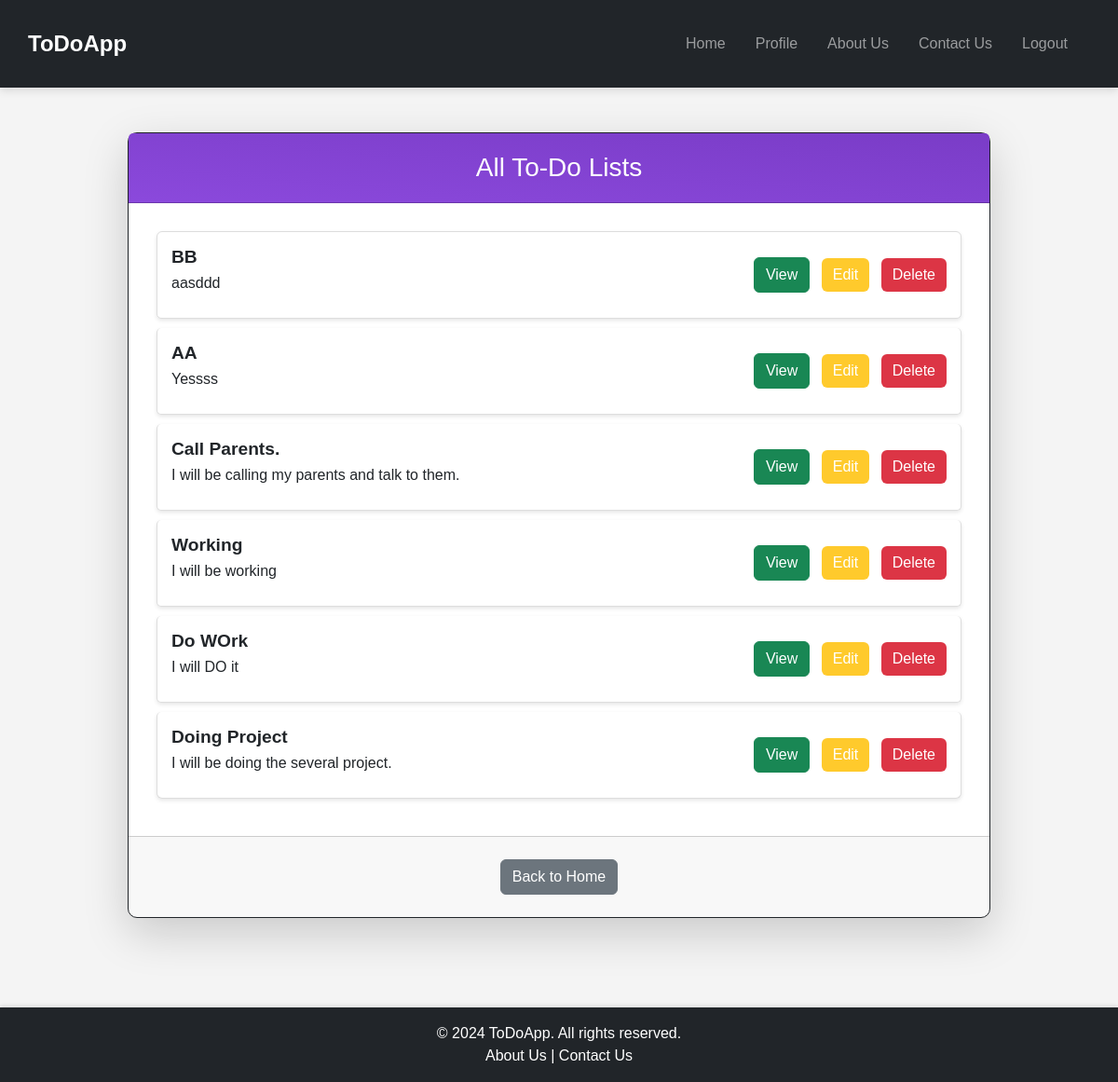
The app's page /todolist/ (signed in) with its own data.
### core/models.py (models this page shows, shortened)
class ToDoList(models.Model):
    title = models.CharField(max_length=200, blank=False, null=True, verbose_name="List Title:")
    description = models.TextField(blank=True, null=True, verbose_name="List Description")
    user = models.ForeignKey(User, on_delete=models.CASCADE, verbose_name="Owner")
    created_at = models.DateTimeField(default=timezone.now, verbose_name="Created At")

### core/views.py (the view)
# urls.py: path('todolist/',view_all_todolists, name='view_all_todolists'), # View All To-Do Lists: Displays all to-do lists for the authenticated user.
@login_required
def view_all_todolists(request):
    all_todolists = ToDoList.objects.filter(user=request.user).order_by('-created_at')
    paginator = Paginator(all_todolists, 10)  # Show 10 lists per page
    page_number = request.GET.get('page')
    page_obj = paginator.get_page(page_number)
    context = {
        'todo_lists': page_obj,
    }
    return render(request=request, template_name='ToDoApp/view_all_todolists.html', context=context)

### templates/ToDoApp/view_all_todolists.html (shortened to what this page needs)
{% extends 'ToDoApp/base.html' %}
{% load static %}
{% block head %}
<link rel="stylesheet" href="{% static 'css/view_all_todolists.css' %}">
{% endblock %}
{% block content %}
<div class="container mt-5 mb-5">
    <div class="row justify-content-center">
        <div class="col-md-10">
            <div class="card border-dark shadow-lg mb-5">
                <div class="card-header bg-primary text-white">
                    <h3 class="card-title mb-0 text-center">All To-Do Lists</h3>
                </div>
                <div class="card-body">
                    {% if todo_lists %}
                        <ul class="list-group">
                            {% for todo in todo_lists %}
                            <li class="list-group-item d-flex justify-content-between align-items-center">
                                <div>
                                    <h5>{{ todo.title }}</h5>
                                    <p>{{ todo.description }}</p>
                                </div>
                                <div>
                                    <a href="{% url 'view_all_tasks' pk=todo.pk %}" class="btn btn-success me-2">View</a>
                                    <a href="{% url 'update_todolist' todo.pk %}" class="btn btn-warning me-2">Edit</a>
                                    <a href="{% url 'delete_todolist' todo.pk %}" class="btn btn-danger" onclick="return confirm('Are you sure you want to delete this to-do list?');">Delete</a>
                                </div>
                            </li>
                            {% endfor %}
                        </ul>
                    {% else %}
                        <p class="text-center">No to-do lists found. Create one <a href="{% url 'create_todolist' %}">here</a>.</p>
                    {% endif %}
                </div>
                <div class="card-footer text-center py-4">
                    <a href="{% url 'home' %}" class="btn btn-secondary">Back to Home</a>
                </div>
            </div>
        </div>
    </div>
</div>
{% endblock %}

### static/css/style.css (style rules this page uses)
body { font-family: 'Segoe UI', Tahoma, Geneva, Verdana, sans-serif; margin: 0; display: flex; flex-direction: column; min-height: 100vh; }

### static/css/view_all_todolists.css (style rules this page uses)
* { box-sizing: border-box; margin: 0; padding: 0; }
body { font-family: 'Poppins', sans-serif; background-color: #f4f4f4; }
.card { background: #fff; border-radius: 10px; box-shadow: 0 4px 10px rgba(0, 0, 0, 0.1); }
.card-header { background-image: linear-gradient(to right top, #8b49dc, #7a3cc7); color: #fff; text-align: center; padding: 20px; font-size: 1.5rem; font-weight: bold; border-radius: 10px 10px 0 0; }
.card-body { padding: 30px; }
.list-group-item { border: 1px solid #ddd; border-radius: 5px; margin-bottom: 10px; padding: 15px; background-color: #fff; box-shadow: 0 2px 4px rgba(0, 0, 0, 0.1); }
.list-group-item h5 { margin-bottom: 5px; font-size: 1.2rem; font-weight: bold; }
.list-group-item p { margin-bottom: 10px; font-size: 1rem; }
.btn-danger { background-color: #dc3545; border: none; }
.btn-secondary { background-color: #6c757d; }
.btn-warning { background-color: #FFCA2C; color: #fff; border: none; }

### records on screen
ToDoList: title "BB", description "aasddd"
ToDoList: title "AA", description "Yessss"
ToDoList: title "Call Parents.", description "I will be calling my parents and talk to them."
ToDoList: title "Working", description "I will be working"
ToDoList: title "Do WOrk", description "I will DO it"
ToDoList: title "Doing Project", description "I will be doing the several project."
